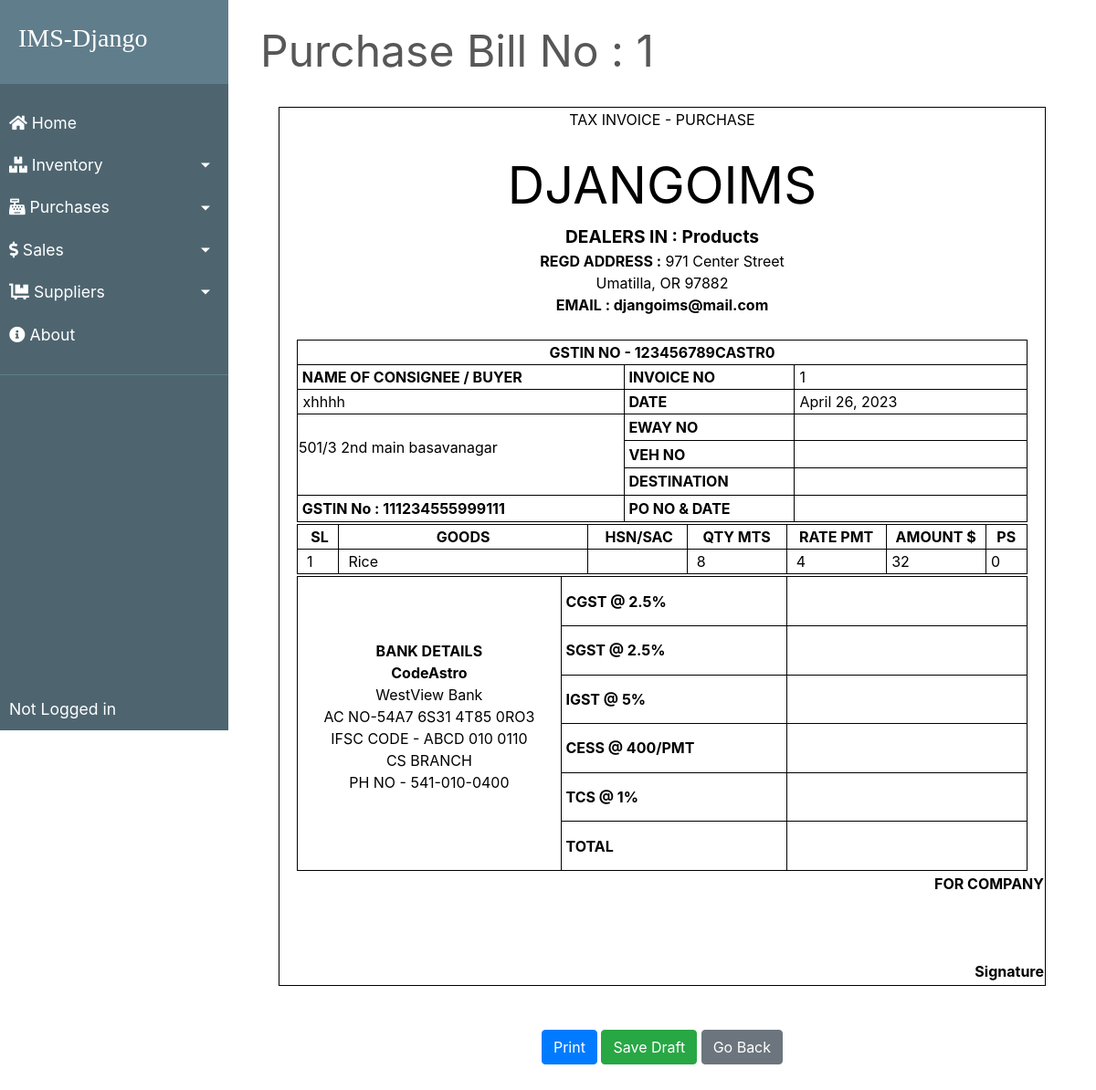
/transactions/purchases/1, run on the app's committed database.
### transactions/views.py (the view, shortened to what this page needs)
class PurchaseBillView(View):
    model = PurchaseBill
    template_name = "bill/purchase_bill.html"
    bill_base = "bill/bill_base.html"
    def get(self, request, billno):
        context = {
            'bill'          : PurchaseBill.objects.get(billno=billno),
            'items'         : PurchaseItem.objects.filter(billno=billno),
            'billdetails'   : PurchaseBillDetails.objects.get(billno=billno),
            'bill_base'     : self.bill_base,
        }
        return render(request, self.template_name, context)

### transactions/templates/bill/purchase_bill.html (shortened to what this page needs)
{% extends bill_base %}
{% load static %}
{% block content %}
    <div style="color:#575757; font-style: bold; font-size: 3rem;  border-bottom: 1px solid white;">Purchase Bill No : {{ bill.billno }}</div>
    <form method="post">
        <div class="bg">
            <br>
            <div id="printArea" class="bg">
                <table class="outer-box inner-box" style="width: 840px; margin-left: auto; margin-right: auto;">
                    <tbody>
                        <tr style="height: 1px;">
                            <td> <p style="text-align: center;">TAX INVOICE - PURCHASE</p> </td>
                        </tr>
                        <tr style="text-align: center;">
                            <td >
                                <span style="font-size: 350%;">DJANGOIMS</span> <br>
                                <span style="font-size: 120%; font-weight: bold;">DEALERS IN : Products</span> <br>
                                <span style="font-weight: bold;">REGD ADDRESS :</span> 971 Center Street<br>Umatilla, OR 97882<br>
                                <span style="font-weight: bold;">EMAIL : djangoims@mail.com</span> <br><br>
                            </td>
                        </tr>
                        <tr>
                            <td>
                            <table class="outer-box" style="width: 800px; margin-left: auto; margin-right: auto;">
                                <tbody>
                                    <tr>
                                        <td class="inner-box" style="text-align: center; font-weight: bold;" colspan="3">GSTIN NO - 123456789CASTR0</td>
                                    </tr>
                                    <tr>
                                        <td class="inner-box" style="width: 50%; font-weight: bold;">&nbsp;NAME OF CONSIGNEE / BUYER</td>
                                        <td class="inner-box" style="width: 25%; font-weight: bold;">&nbsp;INVOICE NO</td>
                                        <td class="inner-box" style="width: 25%;">&nbsp;{{ bill.billno }}</td>
                                    </tr>
                                    <tr>
                                        <td class="inner-box" style="width: 50%;">&nbsp;{{ bill.supplier.name }}</td>
                                        <td class="inner-box" style="width: 25%; font-weight: bold;">&nbsp;DATE</td>
                                        <td class="inner-box" style="width: 25%;">&nbsp;{{ bill.time.date }}</td>
                                    </tr>
                                    <tr>
                                        <td class="inner-box" style="width: 50%;" rowspan="3">{{ bill.supplier.address|linebreaks }}</td>
                                        <td class="inner-box" style="width: 25%; font-weight: bold;">&nbsp;EWAY NO</td>
                                        <td class="inner-box align-middle" style="width: 25%;"> <input type="text" name="eway" class="align-middle" style="border: 0; overflow: hidden;" value="{% if billdetails.eway %}{{ billdetails.eway }}{% endif %}"> </td>
                                    </tr>
                                    <tr>
                                        <td class="inner-box" style="width: 25%; font-weight: bold;">&nbsp;VEH NO</td>
                                        <td class="inner-box align-middle" style="width: 25%;"> <input type="text" name="veh" class="align-middle" style="border: 0; overflow: hidden;" value="{% if billdetails.veh %}{{ billdetails.veh }}{% endif %}"> </td>
                                    </tr>
                                    <tr>
                                        <td class="inner-box" style="width: 25%; font-weight: bold;">&nbsp;DESTINATION</td>
                                        <td class="inner-box align-middle" style="width: 25%;"> <input type="text" name="destination" class="align-middle" style="border: 0; overflow: hidden;" value=""> </td>
                                    </tr>
                                    <tr>
                                        <td class="inner-box" style="font-weight: bold;">&nbsp;GSTIN No : {{ bill.supplier.gstin }}</td>
                                        <td class="inner-box" style="width: 25%; font-weight: bold;">&nbsp;PO NO &amp; DATE</td>
                                        <td class="inner-box align-middle" style="width: 25%;"> <input type="text" name="po" class="align-middle" style="border: 0; overflow: hidden;" value="{% if billdetails.po %}{{ billdetails.po }}{% endif %}"> </td>
                                    </tr>
                                </tbody>
                            </table>
                            </td>
                        </tr>
                        <tr>
                            <td>
                            <table class="outer-box" style="width: 800px; margin-left: auto; margin-right: auto;">
                                <tbody>
                                    <tr>
                                        <td class="inner-box" style="width: 05%; font-weight: bold; text-align: center;">&nbsp;SL</td>
                                        <td class="inner-box" style="width: 30%; font-weight: bold; text-align: center;">GOODS</td>
                                        <td class="inner-box" style="width: 12%; font-weight: bold; text-align: center;">&nbsp;HSN/SAC</td>
                                        <td class="inner-box" style="width: 12%; font-weight: bold; text-align: center;">QTY MTS</td>
                                        <td class="inner-box" style="width: 12%; font-weight: bold; text-align: center;">RATE PMT</td>
                                        <td class="inner-box" style="width: 12%; font-weight: bold; text-align: center;">AMOUNT $</td>
                                        <td class="inner-box" style="width: 05%; font-weight: bold; text-align: center;">PS</td>
                                    </tr>
                                    {% for item in items %}
                                        <tr style="height: auto;">
                                            <td class="inner-box" style="width: 5%;">&nbsp; {{ forloop.counter }}</td>
                                            <td class="inner-box" style="width: 30%;">&nbsp; {{ item.stock.name }}</td>
                                            <td class="inner-box" style="width: 12%;">&nbsp;</td>
                                            <td class="inner-box" style="width: 12%;">&nbsp; {{ item.quantity }}</td>
                                            <td class="inner-box" style="width: 12%;">&nbsp; {{ item.perprice }}</td>
                                            <td class="inner-box" style="width: 12%;">&nbsp;{{ item.totalprice }}</td>
                                            <td class="inner-box" style="width: 5%;">&nbsp;0</td>
                                        </tr>
                                    {% endfor %}
                                </tbody>
                            </table>
                            </td>
                        </tr>
                        <tr>
                            <td>
                            <table class="outer-box inner-box" style="width: 800px; margin-left: auto; margin-right: auto;">
                                <tbody>
                                    <tr>
                                        <td class="inner-box" style="width: 35%; text-align: center;" rowspan="6">
                                            <p> <span style="font-weight: bold;">BANK DETAILS <br> CodeAstro</span> <br>
                                                WestView Bank <br> AC NO-54A7 6S31 4T85 0RO3 <br> IFSC CODE - ABCD 010 0110 <br> CS BRANCH <br> PH NO - 541-010-0400</p>
                                        </td>
                                        <td class="inner-box" style="width: 30%; font-weight: bold;">&nbsp;CGST @ 2.5%</td>
                                        <td class="inner-box align-middle" style="width: 30%;">&nbsp; <input type="text" name="cgst" class="align-middle" pattern="[0-9]+\.[0-9]+" style="border: 0; overflow: hidden;" value="{% if billdetails.cgst %}{{ billdetails.cgst }}{% endif %}"></td>
                                    </tr>
                                    <tr>
                                        <td class="inner-box" style="font-weight: bold;">&nbsp;SGST @ 2.5%</td>
                                        <td class="inner-box align-middle">&nbsp; <input type="text" name="sgst" class="align-middle" pattern="[0-9]+\.[0-9]+" style="border: 0; overflow: hidden;" value="{% if billdetails.sgst %}{{ billdetails.sgst }}{% endif %}"></td>
                                    </tr>
                                    <tr>
                                        <td class="inner-box" style="font-weight: bold;">&nbsp;IGST @ 5% </td>
                                        <td class="inner-box align-middle">&nbsp; <input type="text" name="igst" class="align-middle" pattern="[0-9]+\.[0-9]+" style="border: 0; overflow: hidden;" value="{% if billdetails.igst %}{{ billdetails.igst }}{% endif %}"></td>
                                    </tr>
                                    <tr>
                                        <td class="inner-box" style="font-weight: bold;">&nbsp;CESS @ 400/PMT </td>
                                        <td class="inner-box align-middle">&nbsp; <input type="text" name="cess" class="align-middle" pattern="[0-9]+\.[0-9]+" style="border: 0; overflow: hidden;" value="{% if billdetails.cess %}{{ billdetails.cess }}{% endif %}"></td>
                                    </tr>
                                    <tr>
                                        <td class="inner-box" style="font-weight: bold;">&nbsp;TCS @ 1%</td>
                                        <td class="inner-box align-middle">&nbsp; <input type="text" name="tcs" class="align-middle" pattern="[0-9]+\.[0-9]+" style="border: 0; overflow: hidden;" value="{% if billdetails.tcs %}{{ billdetails.tcs }}{% endif %}"></td>
                                    </tr>
                                    <tr>
                                        <td class="inner-box" style="font-weight: bold;">&nbsp;TOTAL</td>
                                        <td class="inner-box align-middle">&nbsp; <input type="text" name="total" class="align-middle" pattern="[0-9]+\.[0-9]+" style="border: 0; overflow: hidden;" value="{% if billdetails.total %}{{ billdetails.total }}{% endif %}"> </td>
                                    </tr>
                                </tbody>
                            </table>
                            </td>
                        </tr>
                        <tr>
                            <td style="text-align: right;">
                                <span style="font-weight: bold;">FOR COMPANY <br><br><br><br> Signature</span>
                            </td>
                        </tr>
                        <tr>
                            <td style="text-align: center;">
                            </td>
                        </tr>
                    </tbody>
                </table>
            </div>
        </div>
        <br><br>
        <div class="wrapper">
            <button class="center btn btn-primary" onclick="printpage('printArea')">Print</button>
            <button class="center btn btn-success" type="submit">Save Draft</button>
            <a href="{% url 'purchases-list' %}" class=" btn center btn-secondary">Go Back</a>
        </div>
    </form>
{% endblock %}

### static/css/main.css (style rules this page uses)
body, html { height: 100%; }
p { color: rgb(49, 49, 49); }
a { color: #55b159; }
.align-middle { text-align: center; }

### data on the page
PurchaseBill: billno "1", supplier.name "xhhhh", time "April 26, 2023", supplier.address "501/3 2nd main basavanagar", supplier.gstin "111234555999111"
PurchaseItem: stock.name "Rice", quantity "8", perprice "4", totalprice "32"
